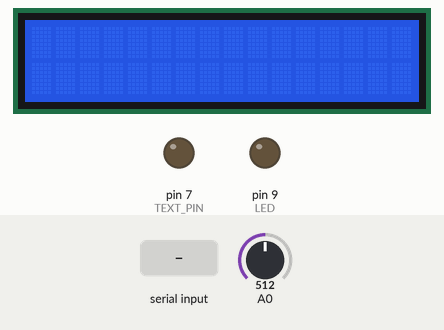
Recording of a sketch running on a simulated Arduino Uno, built with avr-gcc and run on an emulated ATmega328P. On the bench: 16×2 character LCD, output pins drawn as LEDs (lit = HIGH). Inputs (shaded band) come from the test bench; at power-on: A0 = 512. What the sketch prints to the serial monitor is not drawn.

Above: at 1.2 s.
1.3 s: "90,45\n" received over Serial
At 3.5 s:
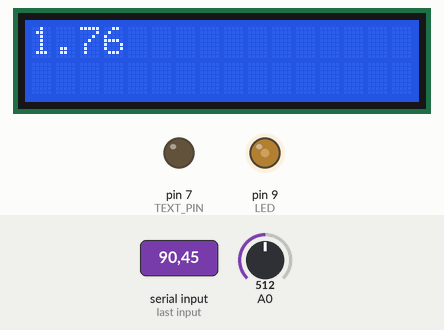
3.8 s: "30,150\n" received over Serial
At 5.7 s:
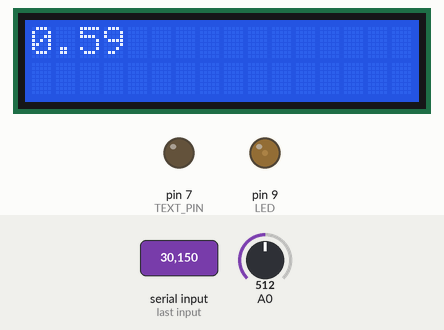
6.3 s: "200\n" received over Serial
At 8.5 s:
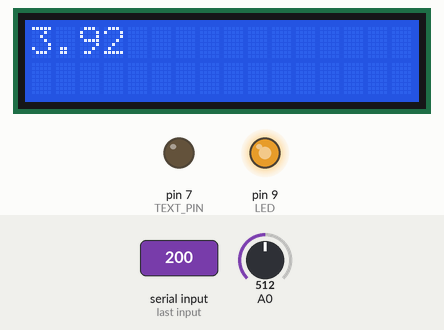
8.8 s: "90\n" received over Serial
At 10.5 s:
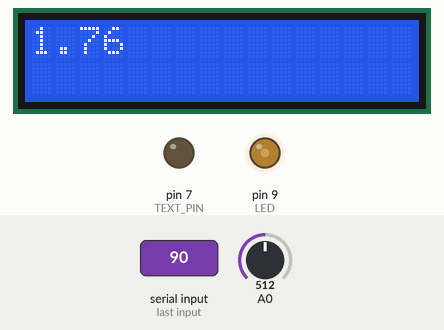
Timing chart, 0 to 12.0 s (numbered marks = the images above; inputs shaded):
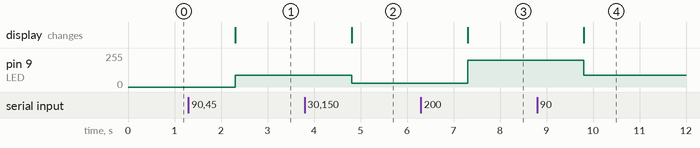

Measured:
- after the input at 1.3 s, pin 9 (LED): 0/255 → 90/255 after 1.0 s; the display: changes after 1.0 s (image 1)
- after the input at 3.8 s, pin 9 (LED): 90/255 → 30/255 after 1.0 s; the display: changes after 1.0 s (image 2)
- after the input at 6.3 s, pin 9 (LED): 30/255 → 200/255 after 1.0 s; the display: changes after 1.0 s (image 3)
- after the input at 8.8 s, pin 9 (LED): 200/255 → 90/255 after 1.0 s; the display: changes after 1.0 s (image 4)

The sketch:

task.ino
```cpp
#include <LiquidCrystal.h>

const int rs = 12, en = 11, d4 = 5, d5 = 4, d6 = 3, d7 = 2;
LiquidCrystal lcd(rs, en, d4, d5, d6, d7);

#define LED 9
#define TEXT_PIN 7

void setup() {

    Serial.begin(9600);
    lcd.begin(16, 2);
    analogWrite(TEXT_PIN, 0);
    pinMode(LED, OUTPUT);
}

void loop() {

    int sensorValue = analogRead(A0);
    // Convert the analog reading (which goes from 0 - 1023) to a voltage (0 - 5V):
    float voltage = sensorValue * (5.0 / 1023.0);

    // analogWrite(LED, (sensorValue/4));
    // lcd.setCursor(0,0);
    // lcd.print(voltage);
    // Serial.println(voltage);
    // delay(200);


    // BONUS
    Serial.println("Enter the value for brightness between 0 and 255");
    while (Serial.available() == 0)
        continue;
    unsigned char voltage_int = Serial.readString().toInt()%256;
    Serial.println(voltage_int);
    lcd.clear();
    float voltage_converted = float(voltage_int)/ 255 * 5;
    lcd.print(voltage_converted);
    analogWrite(LED, voltage_int);
}
```
